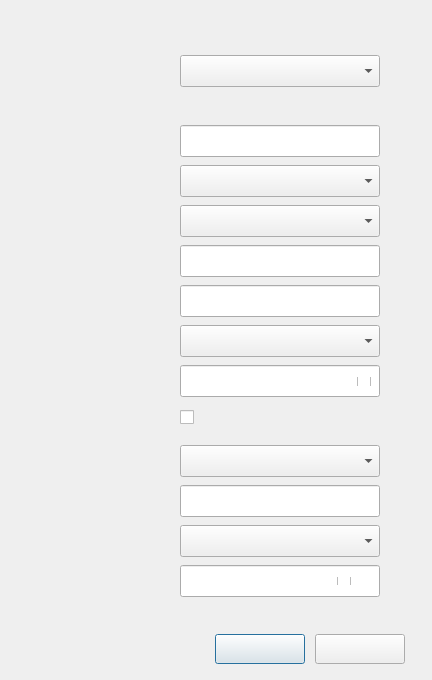
<?xml version="1.0" encoding="UTF-8"?>
<ui version="4.0">
 <class>DlgConnHidWifiSecTls</class>
 <widget class="QDialog" name="DlgConnHidWifiSecTls">
  <property name="geometry">
   <rect>
    <x>0</x>
    <y>0</y>
    <width>432</width>
    <height>680</height>
   </rect>
  </property>
  <property name="windowTitle">
   <string>Connect to Hidden Wi-Fi Network</string>
  </property>
  <widget class="QComboBox" name="cbxSecurity">
   <property name="geometry">
    <rect>
     <x>180</x>
     <y>165</y>
     <width>200</width>
     <height>32</height>
    </rect>
   </property>
   <property name="font">
    <font>
     <pointsize>10</pointsize>
    </font>
   </property>
   <property name="styleSheet">
    <string notr="true">QComboBox QAbstractItemView {
	outline: 0; 
	border: 1px solid #000000;
	border-color: rgba(0, 0, 0,25%);
	selection-color: rgb(0, 0, 0);
	background-color: #F1F3F3;
}</string>
   </property>
  </widget>
  <widget class="QLineEdit" name="leNetName">
   <property name="geometry">
    <rect>
     <x>180</x>
     <y>125</y>
     <width>200</width>
     <height>32</height>
    </rect>
   </property>
   <property name="font">
    <font>
     <pointsize>10</pointsize>
    </font>
   </property>
  </widget>
  <widget class="QLineEdit" name="leUserCertifyPwd">
   <property name="geometry">
    <rect>
     <x>180</x>
     <y>485</y>
     <width>200</width>
     <height>32</height>
    </rect>
   </property>
   <property name="font">
    <font>
     <pointsize>10</pointsize>
    </font>
   </property>
   <property name="echoMode">
    <enum>QLineEdit::Password</enum>
   </property>
  </widget>
  <widget class="QLineEdit" name="leCaPwd">
   <property name="geometry">
    <rect>
     <x>180</x>
     <y>365</y>
     <width>200</width>
     <height>32</height>
    </rect>
   </property>
   <property name="font">
    <font>
     <pointsize>10</pointsize>
    </font>
   </property>
   <property name="echoMode">
    <enum>QLineEdit::Password</enum>
   </property>
  </widget>
  <widget class="QCheckBox" name="checkBoxPwd">
   <property name="geometry">
    <rect>
     <x>357</x>
     <y>377</y>
     <width>18</width>
     <height>9</height>
    </rect>
   </property>
   <property name="font">
    <font>
     <pointsize>10</pointsize>
    </font>
   </property>
   <property name="text">
    <string/>
   </property>
  </widget>
  <widget class="QLabel" name="lbConn">
   <property name="geometry">
    <rect>
     <x>76</x>
     <y>60</y>
     <width>90</width>
     <height>20</height>
    </rect>
   </property>
   <property name="font">
    <font>
     <pointsize>10</pointsize>
    </font>
   </property>
   <property name="text">
    <string/>
   </property>
  </widget>
  <widget class="QLabel" name="lbNetName">
   <property name="geometry">
    <rect>
     <x>76</x>
     <y>130</y>
     <width>90</width>
     <height>20</height>
    </rect>
   </property>
   <property name="font">
    <font>
     <pointsize>10</pointsize>
    </font>
   </property>
   <property name="text">
    <string/>
   </property>
  </widget>
  <widget class="QLabel" name="lbDomain">
   <property name="geometry">
    <rect>
     <x>76</x>
     <y>290</y>
     <width>90</width>
     <height>20</height>
    </rect>
   </property>
   <property name="font">
    <font>
     <pointsize>10</pointsize>
    </font>
   </property>
   <property name="text">
    <string/>
   </property>
  </widget>
  <widget class="QLabel" name="lbCA">
   <property name="geometry">
    <rect>
     <x>76</x>
     <y>330</y>
     <width>90</width>
     <height>20</height>
    </rect>
   </property>
   <property name="font">
    <font>
     <pointsize>10</pointsize>
    </font>
   </property>
   <property name="text">
    <string/>
   </property>
  </widget>
  <widget class="QComboBox" name="cbxUserCertify">
   <property name="geometry">
    <rect>
     <x>180</x>
     <y>445</y>
     <width>200</width>
     <height>32</height>
    </rect>
   </property>
   <property name="font">
    <font>
     <pointsize>10</pointsize>
    </font>
   </property>
   <property name="styleSheet">
    <string notr="true">QComboBox QAbstractItemView {
	outline: 0; 
	border: 1px solid #000000;
	border-color: rgba(0, 0, 0,25%);
	selection-color: rgb(0, 0, 0);
	background-color: #F1F3F3;
}</string>
   </property>
  </widget>
  <widget class="QLabel" name="lbIdentity">
   <property name="geometry">
    <rect>
     <x>76</x>
     <y>250</y>
     <width>90</width>
     <height>20</height>
    </rect>
   </property>
   <property name="font">
    <font>
     <pointsize>10</pointsize>
    </font>
   </property>
   <property name="text">
    <string/>
   </property>
  </widget>
  <widget class="QLabel" name="lbUserCertifyPwd">
   <property name="geometry">
    <rect>
     <x>76</x>
     <y>490</y>
     <width>90</width>
     <height>20</height>
    </rect>
   </property>
   <property name="font">
    <font>
     <pointsize>10</pointsize>
    </font>
   </property>
   <property name="text">
    <string/>
   </property>
  </widget>
  <widget class="QPushButton" name="btnCancel">
   <property name="geometry">
    <rect>
     <x>215</x>
     <y>634</y>
     <width>90</width>
     <height>30</height>
    </rect>
   </property>
   <property name="font">
    <font>
     <pointsize>10</pointsize>
    </font>
   </property>
   <property name="text">
    <string/>
   </property>
  </widget>
  <widget class="QLabel" name="lbUserKeyPwd">
   <property name="geometry">
    <rect>
     <x>76</x>
     <y>570</y>
     <width>90</width>
     <height>20</height>
    </rect>
   </property>
   <property name="font">
    <font>
     <pointsize>10</pointsize>
    </font>
   </property>
   <property name="text">
    <string/>
   </property>
  </widget>
  <widget class="QComboBox" name="cbxCA">
   <property name="geometry">
    <rect>
     <x>180</x>
     <y>325</y>
     <width>200</width>
     <height>32</height>
    </rect>
   </property>
   <property name="font">
    <font>
     <pointsize>10</pointsize>
    </font>
   </property>
   <property name="styleSheet">
    <string notr="true">QComboBox QAbstractItemView {
	outline: 0; 
	border: 1px solid #000000;
	border-color: rgba(0, 0, 0,25%);
	selection-color: rgb(0, 0, 0);
	background-color: #F1F3F3;
}</string>
   </property>
  </widget>
  <widget class="QLabel" name="lbUserPriKey">
   <property name="geometry">
    <rect>
     <x>76</x>
     <y>530</y>
     <width>90</width>
     <height>20</height>
    </rect>
   </property>
   <property name="font">
    <font>
     <pointsize>10</pointsize>
    </font>
   </property>
   <property name="text">
    <string/>
   </property>
  </widget>
  <widget class="QLabel" name="lbCaPwd">
   <property name="geometry">
    <rect>
     <x>76</x>
     <y>370</y>
     <width>90</width>
     <height>20</height>
    </rect>
   </property>
   <property name="font">
    <font>
     <pointsize>10</pointsize>
    </font>
   </property>
   <property name="text">
    <string/>
   </property>
  </widget>
  <widget class="QLineEdit" name="leDomain">
   <property name="geometry">
    <rect>
     <x>180</x>
     <y>285</y>
     <width>200</width>
     <height>32</height>
    </rect>
   </property>
   <property name="font">
    <font>
     <pointsize>10</pointsize>
    </font>
   </property>
  </widget>
  <widget class="QCheckBox" name="checkBoxPwdSec">
   <property name="geometry">
    <rect>
     <x>337</x>
     <y>577</y>
     <width>18</width>
     <height>8</height>
    </rect>
   </property>
   <property name="font">
    <font>
     <pointsize>10</pointsize>
    </font>
   </property>
   <property name="text">
    <string/>
   </property>
  </widget>
  <widget class="QLineEdit" name="leIdentity">
   <property name="geometry">
    <rect>
     <x>180</x>
     <y>245</y>
     <width>200</width>
     <height>32</height>
    </rect>
   </property>
   <property name="font">
    <font>
     <pointsize>10</pointsize>
    </font>
   </property>
  </widget>
  <widget class="QLineEdit" name="leUserKeyPwd">
   <property name="geometry">
    <rect>
     <x>180</x>
     <y>565</y>
     <width>200</width>
     <height>32</height>
    </rect>
   </property>
   <property name="font">
    <font>
     <pointsize>10</pointsize>
    </font>
   </property>
   <property name="echoMode">
    <enum>QLineEdit::Password</enum>
   </property>
  </widget>
  <widget class="QLabel" name="lbUserCertify">
   <property name="geometry">
    <rect>
     <x>76</x>
     <y>450</y>
     <width>90</width>
     <height>20</height>
    </rect>
   </property>
   <property name="font">
    <font>
     <pointsize>10</pointsize>
    </font>
   </property>
   <property name="text">
    <string/>
   </property>
  </widget>
  <widget class="QLabel" name="lbAuth">
   <property name="geometry">
    <rect>
     <x>76</x>
     <y>210</y>
     <width>90</width>
     <height>20</height>
    </rect>
   </property>
   <property name="font">
    <font>
     <pointsize>10</pointsize>
    </font>
   </property>
   <property name="text">
    <string/>
   </property>
  </widget>
  <widget class="QComboBox" name="cbxAuth">
   <property name="geometry">
    <rect>
     <x>180</x>
     <y>205</y>
     <width>200</width>
     <height>32</height>
    </rect>
   </property>
   <property name="font">
    <font>
     <pointsize>10</pointsize>
    </font>
   </property>
   <property name="styleSheet">
    <string notr="true">QComboBox QAbstractItemView {
	outline: 0; 
	border: 1px solid #000000;
	border-color: rgba(0, 0, 0,25%);
	selection-color: rgb(0, 0, 0);
	background-color: #F1F3F3;
}</string>
   </property>
  </widget>
  <widget class="QPushButton" name="btnConnect">
   <property name="geometry">
    <rect>
     <x>315</x>
     <y>634</y>
     <width>90</width>
     <height>30</height>
    </rect>
   </property>
   <property name="font">
    <font>
     <pointsize>10</pointsize>
    </font>
   </property>
   <property name="text">
    <string/>
   </property>
  </widget>
  <widget class="QCheckBox" name="checkBoxCA">
   <property name="geometry">
    <rect>
     <x>180</x>
     <y>405</y>
     <width>200</width>
     <height>25</height>
    </rect>
   </property>
   <property name="font">
    <font>
     <pointsize>10</pointsize>
    </font>
   </property>
   <property name="text">
    <string/>
   </property>
  </widget>
  <widget class="QComboBox" name="cbxConn">
   <property name="geometry">
    <rect>
     <x>180</x>
     <y>55</y>
     <width>200</width>
     <height>32</height>
    </rect>
   </property>
   <property name="font">
    <font>
     <pointsize>10</pointsize>
    </font>
   </property>
   <property name="styleSheet">
    <string notr="true">QComboBox QAbstractItemView {
	outline: 0; 
	border: 1px solid #000000;
	border-color: rgba(0, 0, 0,25%);
	selection-color: rgb(0, 0, 0);
	background-color: #F1F3F3;
}</string>
   </property>
  </widget>
  <widget class="QComboBox" name="cbxUserPriKey">
   <property name="geometry">
    <rect>
     <x>180</x>
     <y>525</y>
     <width>200</width>
     <height>32</height>
    </rect>
   </property>
   <property name="font">
    <font>
     <pointsize>10</pointsize>
    </font>
   </property>
   <property name="styleSheet">
    <string notr="true">QComboBox QAbstractItemView {
	outline: 0; 
	border: 1px solid #000000;
	border-color: rgba(0, 0, 0,25%);
	selection-color: rgb(0, 0, 0);
	background-color: #F1F3F3;
}</string>
   </property>
  </widget>
  <widget class="QLabel" name="lbSecurity">
   <property name="geometry">
    <rect>
     <x>76</x>
     <y>170</y>
     <width>90</width>
     <height>20</height>
    </rect>
   </property>
   <property name="font">
    <font>
     <pointsize>10</pointsize>
    </font>
   </property>
   <property name="text">
    <string/>
   </property>
  </widget>
  <widget class="QLabel" name="lbBoder">
   <property name="geometry">
    <rect>
     <x>0</x>
     <y>0</y>
     <width>432</width>
     <height>680</height>
    </rect>
   </property>
   <property name="text">
    <string/>
   </property>
  </widget>
  <widget class="QLabel" name="lbUpback">
   <property name="geometry">
    <rect>
     <x>0</x>
     <y>0</y>
     <width>432</width>
     <height>116</height>
    </rect>
   </property>
   <property name="text">
    <string/>
   </property>
  </widget>
  <widget class="QLabel" name="lbBottomback">
   <property name="geometry">
    <rect>
     <x>0</x>
     <y>620</y>
     <width>432</width>
     <height>60</height>
    </rect>
   </property>
   <property name="text">
    <string/>
   </property>
  </widget>
  <widget class="QLabel" name="lbLeftup">
   <property name="geometry">
    <rect>
     <x>0</x>
     <y>0</y>
     <width>120</width>
     <height>32</height>
    </rect>
   </property>
   <property name="text">
    <string/>
   </property>
  </widget>
  <widget class="QLabel" name="lbLeftupIcon">
   <property name="geometry">
    <rect>
     <x>9</x>
     <y>9</y>
     <width>16</width>
     <height>16</height>
    </rect>
   </property>
   <property name="text">
    <string/>
   </property>
  </widget>
  <widget class="QLabel" name="lbLeftupTitle">
   <property name="geometry">
    <rect>
     <x>34</x>
     <y>6</y>
     <width>80</width>
     <height>20</height>
    </rect>
   </property>
   <property name="text">
    <string/>
   </property>
  </widget>
  <zorder>lbBottomback</zorder>
  <zorder>lbUpback</zorder>
  <zorder>lbBoder</zorder>
  <zorder>cbxSecurity</zorder>
  <zorder>leNetName</zorder>
  <zorder>leUserCertifyPwd</zorder>
  <zorder>leCaPwd</zorder>
  <zorder>checkBoxPwd</zorder>
  <zorder>lbConn</zorder>
  <zorder>lbNetName</zorder>
  <zorder>lbDomain</zorder>
  <zorder>lbCA</zorder>
  <zorder>cbxUserCertify</zorder>
  <zorder>lbIdentity</zorder>
  <zorder>lbUserCertifyPwd</zorder>
  <zorder>btnCancel</zorder>
  <zorder>lbUserKeyPwd</zorder>
  <zorder>cbxCA</zorder>
  <zorder>lbUserPriKey</zorder>
  <zorder>lbCaPwd</zorder>
  <zorder>leDomain</zorder>
  <zorder>leIdentity</zorder>
  <zorder>leUserKeyPwd</zorder>
  <zorder>lbUserCertify</zorder>
  <zorder>lbAuth</zorder>
  <zorder>cbxAuth</zorder>
  <zorder>btnConnect</zorder>
  <zorder>checkBoxCA</zorder>
  <zorder>cbxConn</zorder>
  <zorder>cbxUserPriKey</zorder>
  <zorder>lbSecurity</zorder>
  <zorder>lbLeftup</zorder>
  <zorder>lbLeftupIcon</zorder>
  <zorder>lbLeftupTitle</zorder>
  <zorder>checkBoxPwdSec</zorder>
 </widget>
 <resources/>
 <connections/>
</ui>
